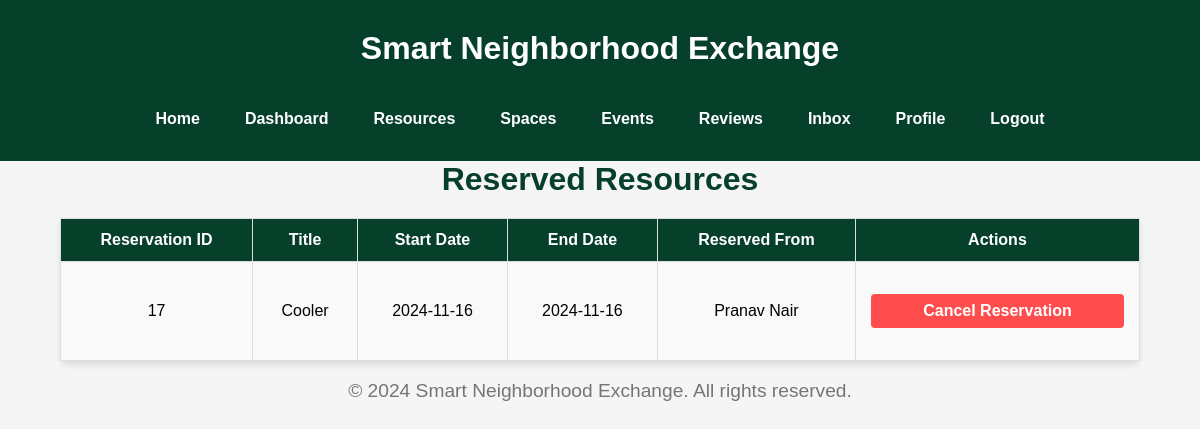
/reserved-resources (signed in), run on an earlier commit of the app's database.
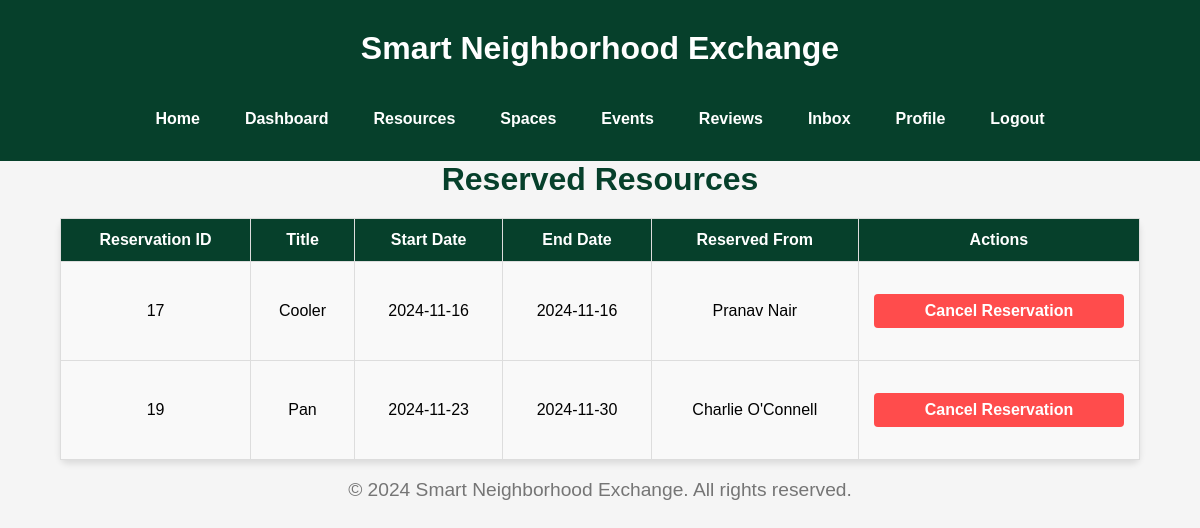
And on a later commit of the database.
### tables this page shows
CREATE TABLE ResourceReservations (
    reservation_id INTEGER PRIMARY KEY AUTOINCREMENT,
    resource_id INTEGER NOT NULL,
    user_id INTEGER NOT NULL,
    reservation_start_date TEXT NOT NULL,
    reservation_end_date TEXT NOT NULL, created_at TEXT,
    FOREIGN KEY (resource_id) REFERENCES Resources(resource_id),
    FOREIGN KEY (user_id) REFERENCES Users(user_id)
);

CREATE TABLE Resources (
    resource_id INTEGER PRIMARY KEY AUTOINCREMENT,
    user_id INTEGER,
    title TEXT NOT NULL,
    description TEXT,
    images TEXT,
    category TEXT,
    availability TEXT,
    date_posted TEXT NOT NULL,
    FOREIGN KEY (user_id) REFERENCES Users(user_id)
);

CREATE TABLE Users (
    user_id INTEGER PRIMARY KEY AUTOINCREMENT,
    name TEXT NOT NULL,
    email TEXT NOT NULL UNIQUE,
    password TEXT NOT NULL,
    profile_image TEXT,
    location TEXT
);

### app.py (the view)
@app.route('/reserved-resources')
def reserved_resources():
    user_id = get_user_id()
    con = get_db()
    cur = con.execute("""
        SELECT rr.reservation_id, r.title, rr.reservation_start_date, rr.reservation_end_date, u.name AS reserved_from
        FROM ResourceReservations rr
        JOIN Resources r ON rr.resource_id = r.resource_id
        JOIN Users u ON r.user_id = u.user_id
        WHERE rr.user_id = ?
    """, (user_id,))
    reservations = cur.fetchall()
    return render_template('resources/reserved_resources.html', reservations=reservations)

### app.py (called while the page is built)
def get_db():
    db = getattr(g, '_database', None)
    if db is None:
        db = g._database = sqlite3.connect(DATABASE)
    return db

@app.teardown_appcontext
def close_connection(exception):
    db = getattr(g, '_database', None)
    if db is not None:
        db.close()

def get_user_id():
    return session.get('user_id')

### templates/resources/reserved_resources.html (shortened to what this page needs)
{% extends "base.html" %}
{% block content %}
<header class="reserved-resources-header">
    <h1>Reserved Resources</h1>
</header>
<main class="reserved-resources-content">
    {% if reservations %}
    <table class="reserved-resources-table">
        <thead>
            <tr>
                <th>Reservation ID</th>
                <th>Title</th>
                <th>Start Date</th>
                <th>End Date</th>
                <th>Reserved From</th>
                <th>Actions</th>
            </tr>
        </thead>
        <tbody>
            {% for reservation in reservations %}
            <tr class="reserved-resources-row">
                <td>{{ reservation[0] }}</td>
                <td>{{ reservation[1] }}</td>
                <td>{{ reservation[2] }}</td>
                <td>{{ reservation[3] }}</td>
                <td>{{ reservation[4] }}</td>
                <td>
                    <form action="{{ url_for('cancel_reservation', reservation_id=reservation[0]) }}" method="POST" class="cancel-reservation-form">
                        <button type="submit" class="reserved-resources-cancel-btn">Cancel Reservation</button>
                    </form>
                </td>
            </tr>
            {% endfor %}
        </tbody>
    </table>
    {% else %}
    <p class="reserved-resources-no-reservations">No active reservations.</p>
    {% endif %}
</main>
{% endblock %}

What changed in the data, as far as the page shows it:
added ResourceReservations: reservation_id "19", title "Pan", reservation_start_date "2024-11-23", reservation_end_date "2024-11-30", name "Charlie O'Connell"
